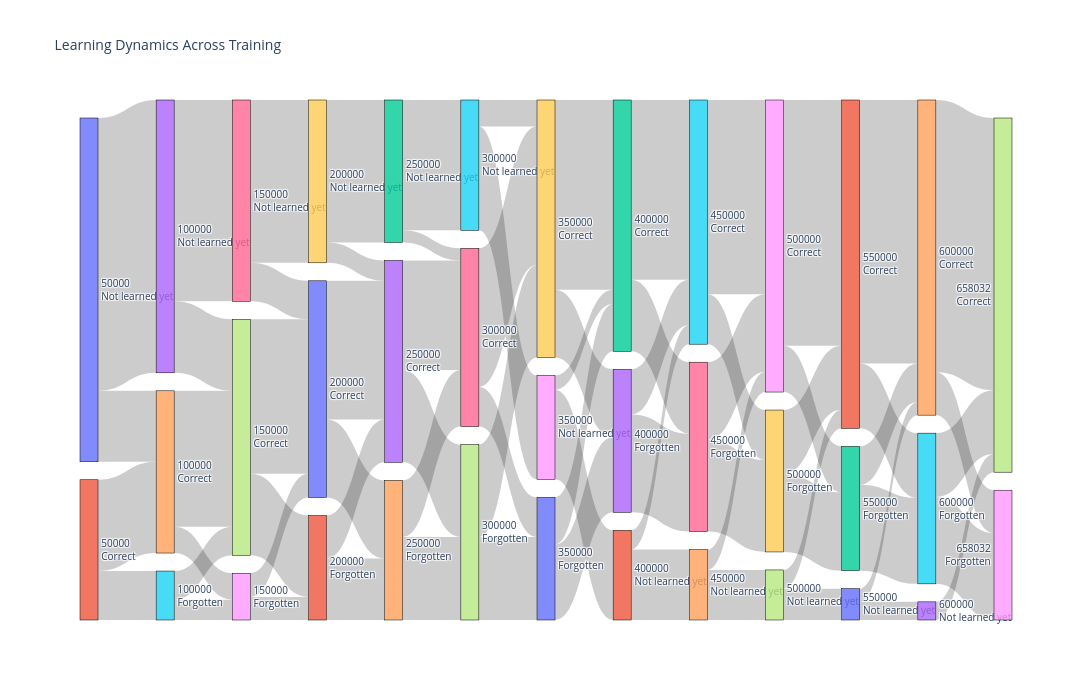

Here is the notebook cell this chart was saved with:
### Code cell
# NOTE: an earlier version of this cell added a "Not seen yet" state derived from
# a chunk-id -> step conversion (chunk_id / 15.94). That was WRONG: the model is
# 6 epochs (109672 steps x 6 = 658032), so the within-epoch rate is ~95.7 chunks/
# step and every chunk recurs once per epoch. The correct mapping is the repo's
# schedule.build_chunk_to_steps() (from real batch_indices), not a linear guess.
# Reverted to the original 3-state flow, which never depended on that mapping.
# For a "seen"/interference-aware analysis see forgetting_vs_training_order.ipynb.
arr = learned[steps].to_numpy(dtype=bool)

# Assign a state to every fact at every checkpoint
# 0 = Never learned
# 1 = Correct
# 2 = Forgotten
states = np.zeros_like(arr, dtype=int)

for t in range(arr.shape[1]):
    current = arr[:, t]
    seen_true = arr[:, :t+1].any(axis=1)

    states[:, t] = np.where(
        current,
        1,                                  # Correct
        np.where(seen_true, 2, 0)           # Forgotten or Never learned
    )

state_names = ["Not learned yet", "Correct", "Forgotten"]

# Create node labels

node_index = {}

idx = 0
labels = []

for t, step in enumerate(steps):
    for s, name in enumerate(state_names):
        labels.append(f"{str(step)}<br>{name}")
        node_index[(t, s)] = idx
        idx += 1

# Build links
sources = []
targets = []
values = []

for t in range(len(steps)-1):
    for s1 in range(3):
        for s2 in range(3):
            n = np.sum((states[:, t] == s1) & (states[:, t+1] == s2))
            if n > 0:
                sources.append(node_index[(t, s1)])
                targets.append(node_index[(t+1, s2)])
                values.append(int(n))

fig = go.Figure(go.Sankey(
    arrangement="snap",
    node=dict(
        pad=18,
        thickness=18,
        line=dict(color="black", width=0.5),
        label=labels,
    ),
    link=dict(
        source=sources,
        target=targets,
        value=values,
    )
))

fig.update_layout(
    title="Learning Dynamics Across Training",
    font_size=10,
    width=1600,
    height=700,
)

fig.show()

### Figure 1 — Plotly figure (JSON) as saved in the notebook; plotly's stock layout.template omitted (floating-point values rounded to 4 significant figures)
{"data": [{"arrangement": "snap", "link": {"source": [0, 0, 1, 1, 3, 3, 4, 4, 5, 5, 6, 6, 7, 7, 8, 8, 9, 9, 10, 10, 11, 11, 12, 12, 13, 13, 14, 14, 15, 15, 16, 16, 17, 17, 18, 18, 19, 19, 20, 20, 21, 21, 22, 22, 23, 23, 24, 24, 25, 25, 26, 26, 27, 27, 28, 28, 29, 29, 30, 30, 31, 31, 32, 32, 33, 34, 34, 35, 35], "target": [3, 4, 4, 5, 6, 7, 7, 8, 7, 8, 9, 10, 10, 11, 10, 11, 12, 13, 13, 14, 13, 14, 15, 16, 16, 17, 16, 17, 18, 19, 19, 20, 19, 20, 21, 22, 22, 23, 22, 23, 24, 25, 25, 26, 25, 26, 27, 28, 28, 29, 28, 29, 30, 31, 31, 32, 31, 32, 33, 34, 34, 35, 34, 35, 37, 37, 38, 37, 38], "value": [496, 129, 166, 89, 366, 130, 247, 48, 52, 37, 296, 70, 281, 148, 43, 42, 259, 37, 252, 142, 78, 112, 237, 22, 199, 168, 103, 151, 189, 48, 252, 72, 168, 151, 163, 26, 345, 123, 86, 137, 128, 35, 327, 130, 82, 178, 91, 37, 353, 91, 141, 167, 57, 34, 447, 84, 116, 142, 33, 24, 479, 118, 70, 156, 33, 495, 78, 116, 158]}, "node": {"label": ["50000<br>Not learned yet", "50000<br>Correct", "50000<br>Forgotten", "100000<br>Not learned yet", "100000<br>Correct", "100000<br>Forgotten", "150000<br>Not learned yet", "150000<br>Correct", "150000<br>Forgotten", "200000<br>Not learned yet", "200000<br>Correct", "200000<br>Forgotten", "250000<br>Not learned yet", "250000<br>Correct", "250000<br>Forgotten", "300000<br>Not learned yet", "300000<br>Correct", "300000<br>Forgotten", "350000<br>Not learned yet", "350000<br>Correct", "350000<br>Forgotten", "400000<br>Not learned yet", "400000<br>Correct", "400000<br>Forgotten", "450000<br>Not learned yet", "450000<br>Correct", "450000<br>Forgotten", "500000<br>Not learned yet", "500000<br>Correct", "500000<br>Forgotten", "550000<br>Not learned yet", "550000<br>Correct", "550000<br>Forgotten", "600000<br>Not learned yet", "600000<br>Correct", "600000<br>Forgotten", "658032<br>Not learned yet", "658032<br>Correct", "658032<br>Forgotten"], "line": {"color": "black", "width": 0.5}, "pad": 18, "thickness": 18}, "type": "sankey"}], "layout": {"font": {"size": 10}, "height": 700, "title": {"text": "Learning Dynamics Across Training"}, "width": 1600}}
